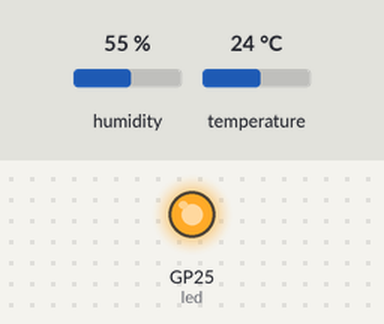
The program below on a simulated Raspberry Pi Pico running MicroPython. Shown: output pins drawn as LEDs (lit = HIGH). The test bench sets the inputs (shaded band); at power-on: humidity 55 %, temperature 24 °C. WiFi joins after 1.5 s; no MQTT or app messages arrive unless stated; what the program prints to the serial console is not drawn.

Above: at 0.01 s.
At 1.0 s:
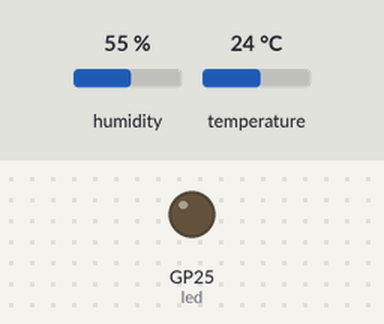
Timing chart, 0 to 5.0 s (numbered marks = the images above):
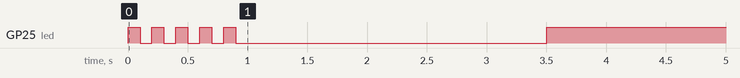

The program:

HiveMQIoT.py
```python
from machine import I2C, Pin
from time import sleep
from DHT22 import DHT22
import utime
import time
import network
from umqtt.simple import MQTTClient


print("Starting Program")
led = Pin("LED", Pin.OUT)
for i in range(5):
    led.on()
    time.sleep_ms(100)
    led.off()
    time.sleep_ms(100)


####Configure WiFi SSID and password####

ssid = "SSID"  # Update as required for wifi devices
password = "Password"  # Update as required for wifi devices

wlan = network.WLAN(network.STA_IF)
wlan.active(True)
wlan.config(pm=0xa11140)  # Disables Power Save Mode
wlan.connect(ssid, password)

max_wait = 10
while max_wait > 0:
    if wlan.status() < 0 or wlan.status() >= 3:
        break
max_wait -= 1
print('waiting for connection...')
utime.sleep(1)

# Handle connection error
if wlan.status() != 3:
    raise RuntimeError('wifi connection failed')
else:
    print('connected')
    led.on()
status = wlan.ifconfig()
print('ip = ' + status[0])


####Connect to MQTT Broker#####

def connectMQTT():
    client = MQTTClient(client_id=b"living_room_raspberrypi_picow",  # Change for each new device
                        server=b"51b0b84080d54258ac9a54366aca2c4d.s2.eu.hivemq.cloud",  # Change depending on cloud host
                        port=0,  # Do not change
                        user=b"living_room_client",  # Change depending on cloud host
                        password=b"Password",  # Change depending on cloud host
                        keepalive=7200,  # Do not change
                        ssl=True,  # Do not change
                        ssl_params={'server_hostname': '51b0b84080d54258ac9a54366aca2c4d.s2.eu.hivemq.cloud'}  # Change depending on cloud host
                        )

    client.connect()
    return client


####MQTT Publish#####

def publish(client, topic, value):
    print(topic)
    print(value)
    client.publish(topic, str(value))
    print("publish Done")


client = connectMQTT()


####Sensor Programming####

i2c = I2C(0, sda=Pin(0), scl=Pin(1), freq=100000)  # Initialise pinout
dht22 = DHT22(Pin(15, Pin.IN, Pin.PULL_UP))  # Sensor connected GPIO 15 pin on Pico W


try:
    while True:
        T, H = dht22.read()
        print('Temperature: ', T, '°C', 'Humidity: ', H, '%RH')
        publish(client, 'picow/temperature', T)
        publish(client, 'picow/humidity', H)
        time.sleep_ms(500)
except:
    led.off()
```
